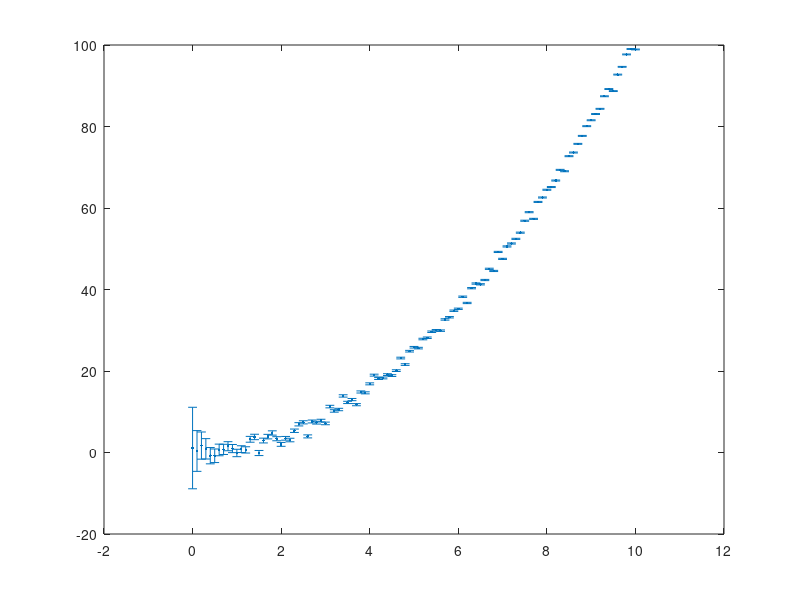

Write the MATLAB code that produced this figure. (Note: this script raises an error after producing the figure.)
% classdef test_script %< handle
%     properties
%         Value = 1;
%         val2;
%     end
%     methods
%         function obj = test_script
%             obj.val2 = obj.Value;
%         end
%         function y = computeValue(obj, val)
%             obj.val2 = val;
%             y = obj.Value + obj.val2;
%         end
%         function r = roundOff(obj)
%          r = round([obj.Value],2);
%         end
%         function r = multiplyBy(obj,n)
%          r = [obj.Value] * n;
%         end
%         function r = multRound(obj,A)
%           r = ftest(roundOff(obj),A);
%         end
%     end
% end
% 

% generate data
x = 0:.1:10;
y = x.*x + randn(size(x));
w = linspace(0.1, 10.1,length(x));
x = x(:);
y = y(:);
w = w(:);
%plot data
figure
errorbar(x,y,1./w,'.');
%fit
ft = fittype('poly2');
cf = fit(x,y,ft,'Weight',w);
% Plot fit
hold on
plot(cf,'fit',0.95);
